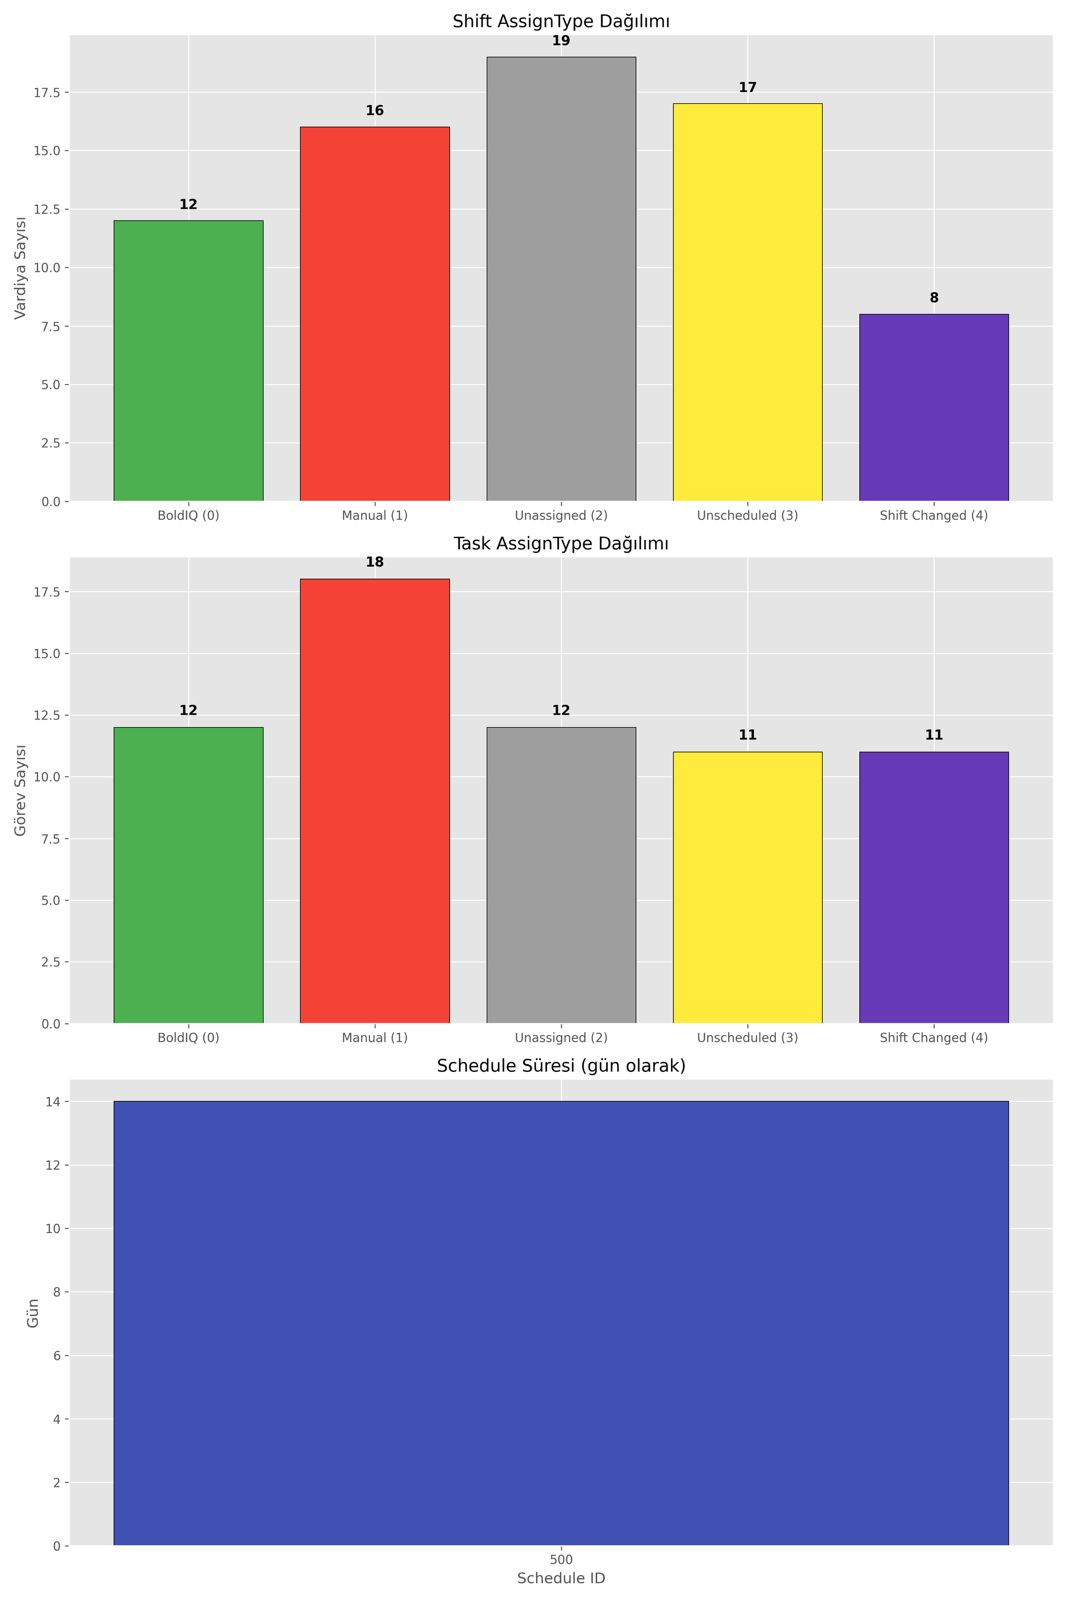

This chart was generated by the following Python code:
import pandas as pd  
import random 
from datetime import datetime, timedelta  
from pathlib import Path 
import webbrowser  
import matplotlib.pyplot as plt  
import seaborn as sns  

# 1. Schedule tablosu oluşturuluyor (planlama dönemi bilgisi)
schedule_id = 500  
date_start = datetime(2025, 5, 1)  
date_end = datetime(2025, 5, 15)  

# Tek satırlık planlama verisi tabloya yazılıyor
df_schedule = pd.DataFrame([{
    "ScheduleId": schedule_id,
    "StartDate": date_start.date(),
    "EndDate": date_end.date()
}])

print("\n📅 Schedule tablosu:")
print(df_schedule)  

# 2. Shift tablosu oluşturuluyor (çalışanlara vardiya ataması)
employee_ids = [18001, 18002, 18003, 18004, 18005]  
shift_base_id = 10000  
shift_records = []  
shift_counter = 0  

# Her çalışana her gün için vardiya ataması yapılır
for emp_id in employee_ids:
    for i in range(15):  # 15 günlük süre
        if random.random() < 0.9:  # %90 olasılıkla vardiya ver
            shift_start = date_start + timedelta(days=i, hours=random.choice([7, 9, 13]))  # Vardiya başlama zamanı
            shift_end = shift_start + timedelta(hours=8)  # Vardiya 8 saat sürer
            shift_records.append({
                "Id": shift_base_id + shift_counter,
                "ScheduleId": schedule_id,
                "EmployeeId": emp_id,
                "ShiftId": 3000 + shift_counter,
                "ShiftStart": shift_start,
                "ShiftEnd": shift_end,
                "AssignType": random.randint(0, 4)  # Atama türü rastgele belirlenir
            })
            shift_counter += 1

# Shift kayıtları tabloya aktarılır
df_shifts = pd.DataFrame(shift_records)

print("\n👷‍♂️ Shift tablosu:")
print(df_shifts.head())  

# 3. Task tablosu oluşturuluyor (vardiyalara görev ataması)
task_base_id = 2000  
task_records = []
task_counter = 0

# Shift'lere görev ataması yapılır (%80 olasılıkla)
for _, row in df_shifts.iterrows():
    if random.random() < 0.8:
        task_start = row["ShiftStart"] + timedelta(minutes=random.choice([0, 30, 60]))
        task_end = task_start + timedelta(hours=1)
        task_records.append({
            "Id": task_counter + 1,
            "ShiftId": row["ShiftId"],
            "TaskId": task_base_id + task_counter,
            "TaskStart": task_start,
            "TaskEnd": task_end,
            "AssignType": random.randint(0, 4)
        })
        task_counter += 1

# Task kayıtları tabloya aktarılır
df_tasks = pd.DataFrame(task_records)

print("\n📝 Task tablosu:")
print(df_tasks.head()) 

# 4. AssignType açıklamaları
assign_type_map = {
    0: "BoldIQ",
    1: "Manual",
    2: "Unassigned",
    3: "Unscheduled",
    4: "Shift Changed"
}

# Sayısal değerler açıklayıcı metne çevriliyor
df_shifts["AssignLabel"] = df_shifts["AssignType"].map(assign_type_map)
df_tasks["AssignLabel"] = df_tasks["AssignType"].map(assign_type_map)

# 5. Veriler Excel dosyasına yazılıyor
excel_dosya_adi = "planlama_verisi.xlsx"

with pd.ExcelWriter(excel_dosya_adi, engine="xlsxwriter") as writer:
    df_schedule.to_excel(writer, sheet_name="Schedule", index=False)
    df_shifts.to_excel(writer, sheet_name="ScheduleAssignedShift", index=False)
    df_tasks.to_excel(writer, sheet_name="ScheduleAssignedTask", index=False)

    # Otomatik sütun genişliği ayarı
    for sheet, df in zip(["Schedule", "ScheduleAssignedShift", "ScheduleAssignedTask"],
                         [df_schedule, df_shifts, df_tasks]):
        worksheet = writer.sheets[sheet]
        for i, col in enumerate(df.columns):
            width = max(df[col].astype(str).map(len).max(), len(col)) + 2
            worksheet.set_column(i, i, width)

# Excel dosyasının kaydedildiği yol yazdırılır
dosya_yolu = Path(excel_dosya_adi).absolute()
print(f"\n✅ Excel dosyası başarıyla oluşturuldu:\n{dosya_yolu}")

# Kullanıcıya dosyayı açmak isteyip istemediği sorulur
while True:
    cevap = input("\nExcel dosyasını açmak ister misiniz? [E/H]: ").strip().upper()
    if cevap in ['E', 'H']:
        break
    print("Lütfen geçerli bir seçenek girin (E veya H)")

if cevap == 'E':
    try:
        webbrowser.open(f"file://{dosya_yolu}")  
        print("Excel dosyası açılıyor...")
    except Exception as e:
        print(f"Dosya açılırken hata oluştu: {e}")
else:
    print("Excel dosyası açılmadı. İstediğiniz zaman bu konumdan ulaşabilirsiniz:")
    print(dosya_yolu)

# 6. Grafik ile analiz fonksiyonu tanımlanır
def visualize_data():
    plt.style.use("ggplot")

    labels = ["BoldIQ (0)", "Manual (1)", "Unassigned (2)", "Unscheduled (3)", "Shift Changed (4)"]
    colors = ["#4CAF50", "#F44336", "#9E9E9E", "#FFEB3B", "#673AB7"]

    shift_counts = df_shifts["AssignType"].value_counts().sort_index()
    task_counts = df_tasks["AssignType"].value_counts().sort_index()

    df_schedule["Duration"] = (pd.to_datetime(df_schedule["EndDate"]) - pd.to_datetime(df_schedule["StartDate"]))\
                                .dt.days  # Plan süresi hesaplanır

    fig, axes = plt.subplots(3, 1, figsize=(12, 18))  # 3 grafik çizimi için hazırla

    # Shift grafiği
    axes[0].bar(labels, shift_counts, color=colors, edgecolor="black")
    for bar, count in zip(axes[0].patches, shift_counts):
        axes[0].text(bar.get_x() + bar.get_width()/2, bar.get_height() + 0.5,
                     str(count), ha='center', fontsize=11, fontweight='bold')
    axes[0].set_title("Shift AssignType Dağılımı", fontsize=14)
    axes[0].set_ylabel("Vardiya Sayısı")

    # Task grafiği
    axes[1].bar(labels, task_counts, color=colors, edgecolor="black")
    for bar, count in zip(axes[1].patches, task_counts):
        axes[1].text(bar.get_x() + bar.get_width()/2, bar.get_height() + 0.5,
                     str(count), ha='center', fontsize=11, fontweight='bold')
    axes[1].set_title("Task AssignType Dağılımı", fontsize=14)
    axes[1].set_ylabel("Görev Sayısı")

    # Schedule süresi grafiği
    axes[2].bar(df_schedule["ScheduleId"].astype(str), df_schedule["Duration"],
                color="#3F51B5", edgecolor="black")
    axes[2].set_title("Schedule Süresi (gün olarak)", fontsize=14)
    axes[2].set_ylabel("Gün")
    axes[2].set_xlabel("Schedule ID")

    plt.tight_layout()
    plt.savefig("veri_gorsel_analiz.png", dpi=300)  
    print("\n📊 Grafik görseli kaydedildi: veri_gorsel_analiz.png")
    plt.show()  

# Fonksiyon çağrılarak grafikler oluşturulur
visualize_data()
